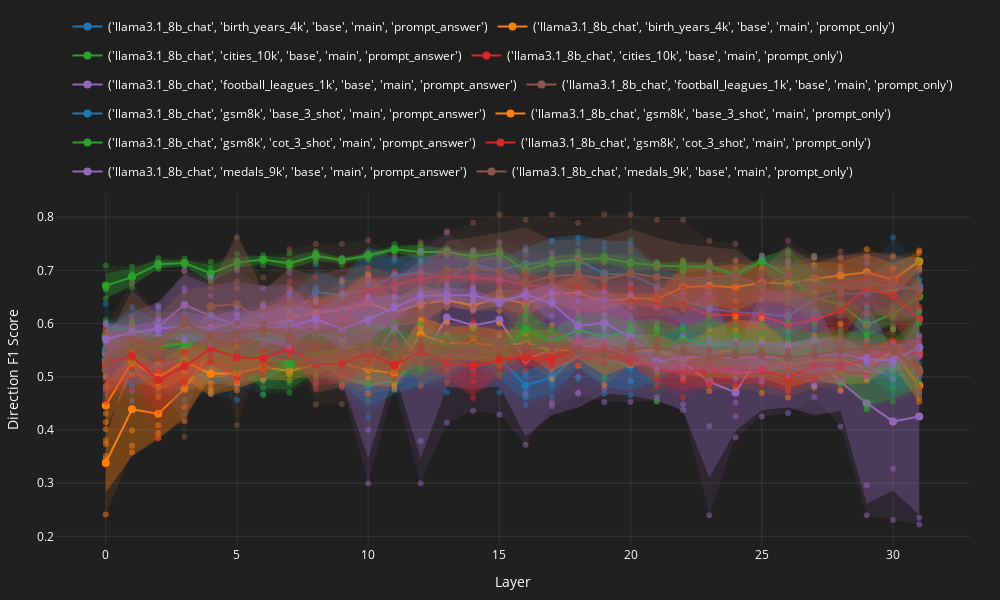
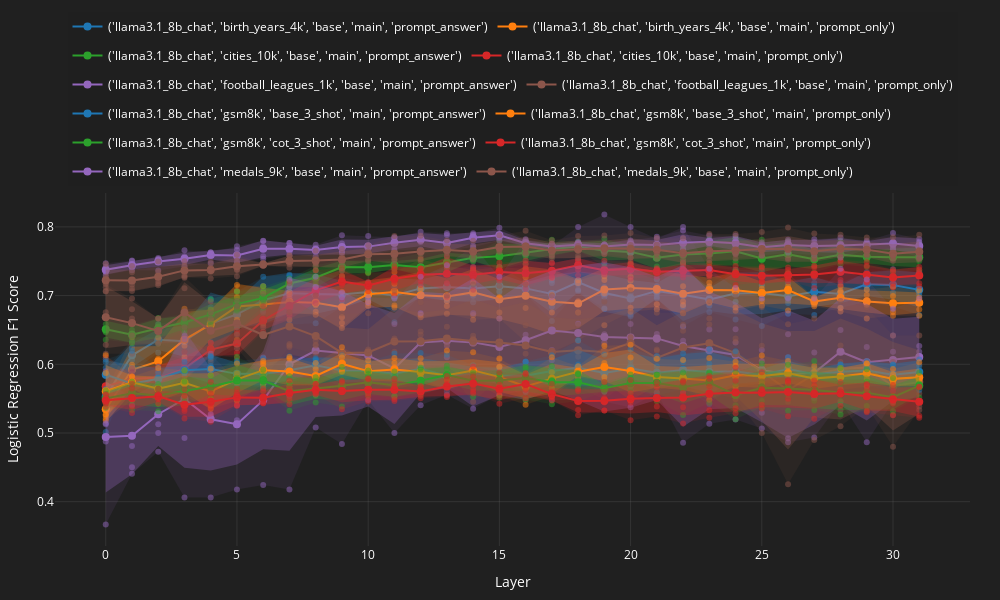

The code cell stored with these charts, in order, in its notebook:
### Code cell
for classifier in ["direction", "logistic_regression"]:
    # for metric in ["f1_score", "accuracy_score", "precision_score", "recall_score"]:
    for metric in ["f1_score"]:
        plot_dict = {}
        for conf, res_df_ in res_df.groupby(["model_id", "dataset_id", "prompt_id", "subset_id", "input_type"]):
            # if conf[4] != "prompt_only":
            #     continue
            
            print(f"{conf=}")
            res_df_pivot = pd.pivot(
                res_df_.drop(columns=["model_id", "dataset_id", "prompt_id", "subset_id", "input_type"]),
                index='layer',
                columns='fold',
                # values=['direction_f1_score', 'logistic_regression_f1_score']  # add all metrics you want to keep
            )
            # for classifier in ["direction", "logistic_regression"]:
            #     for metric in ["f1_score", "accuracy_score", "precision_score", "recall_score"]:
            plot_dict[str(conf)] = res_df_pivot[[f"{classifier}_{metric}"]]

        plot_interactive_lineplot(
            plot_dict,
            x_label="Layer",
            y_label=f"{classifier}_{metric}".replace("_", " ").title(),
            save_path=f"./classification_data/figures/res_df_llama31_8B_4_memory_datasets_{classifier}_{metric}{PCA_COMONENTS_LABEL}.html"
        ).show()
